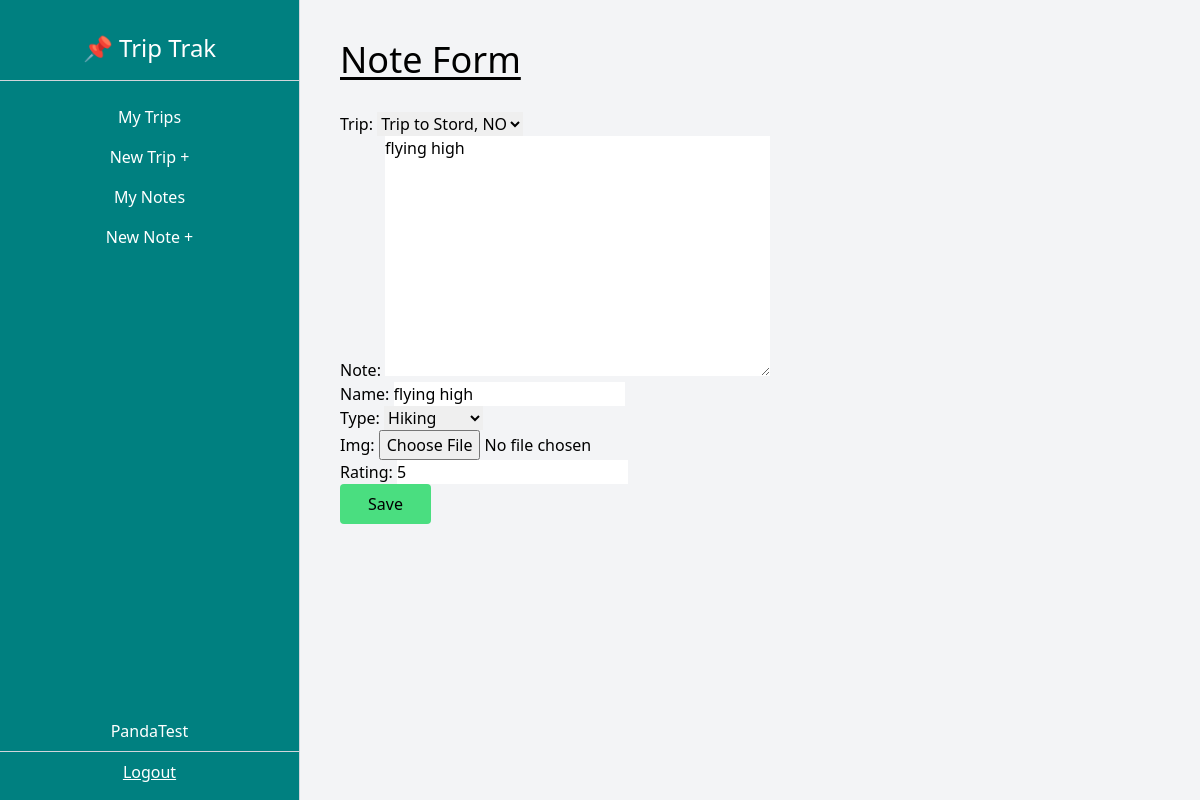
The page /dashboard/note/1/update/ (signed in) on the database its author committed.
### trips/models.py (models this page shows, shortened)
class Note(models.Model):
    EXCURSION = (
        ('Excursion', 'Excursion'),
        ('Adventure', 'Adventure'),
        ('Hiking', 'Hiking'),
        ('Trekking', 'Trekking'),
        ('Camping', 'Camping'),
        ('Cultural', 'Cultural'),
        ('Other', 'Other'),
    )
    trip = models.ForeignKey(Trip, related_name='notes', on_delete=models.CASCADE)
    note = models.TextField(max_length=500, blank=True, null=True)
    name = models.CharField(max_length=100, blank=True, null=True, default='General')
    type = models.CharField(max_length=100, choices=EXCURSION, blank=True, null=True, default='Other')
    img = models.ImageField(upload_to='notes/', blank=True, null=True)
    rating = models.IntegerField(
        blank=True,
        null=True,
        validators=[
            MaxValueValidator(5),
            MinValueValidator(1)
        ],
        default=3
    )

### trips/views.py (the view)
# urls.py: path('dashboard/note/<int:pk>/update/', NoteUpdateView.as_view(), name='note-update'),
class NoteUpdateView(LoginRequiredMixin, UpdateView):
    model = Note
    fields = ['trip', 'note', 'name', 'type', 'img', 'rating']
    success_url = reverse_lazy('note-list')
    def get_form(self, form_class=None):
        form = super().get_form(form_class)
        form.fields['trip'].queryset = Trip.objects.filter(owner=self.request.user)
        return form

### trips/models.py (called while the page is built)
    def __str__(self):
        return f'Trip to {self.city}, {self.country}'

### trips/templates/trips/note_form.html (shortened to what this page needs)
{% extends 'trips/_base.html' %}
{% load tailwind_filters %}
{% block content %}
<h1 class="text-4xl underline underline-offset-4 mb-8">Note Form</h1>
<form action="" method="POST" enctype="multipart/form-data">
    {{form|crispy}}
    <input class="bg-green-400 px-7 py-2 rounded transition duration-300 ease-in-out hover:cursor-pointer hover:bg-green-300 transform hover:scale-105" type="submit" value="Save">
</form>
{% endblock content %}

### trips/templates/trips/_base.html (shortened to what this page needs)
<!DOCTYPE html>
<html lang="en">
<head>
    <script src="https://cdn.tailwindcss.com"></script>
</head>
<body class="bg-gray-100">
    <div class="flex flex-col md:flex-row h-screen">
        <div id="menu" class="md:h-screen main-teal text-white w-full md:w-1/4 md:max-w-xs py-2 md:pt-8 md:pb-2 flex flex-col items-center justify-start border-r border-gray-300 hidden md:flex">
            <div class="border-b border-gray-300 w-full text-center pb-4 text-2xl">
                <h1>📌 Trip Trak</h1>
            </div>
            <div class="pt-4 w-full text-center">
                <ul class="flex md:flex-col justify-around px-2 md:px-0 pb-2 md:pb-0">
                    <a href="{% url 'trips-list' %}" class="w-full">
                        <li class="py-2 px-3 md:px-0 hover-teal hover:cursor-pointer transition duration-300 ease-in-out">My Trips</li>
                    </a>
                    <a href="{% url 'trip-create' %}" class="w-full">
                        <li class="py-2 px-3 md:px-0 hover-teal hover:cursor-pointer transition duration-300 ease-in-out">New Trip +</li>
                    </a>
                    <a href="{% url 'note-list' %}" class="w-full">
                        <li class="py-2 px-3 md:px-0 hover-teal hover:cursor-pointer transition duration-300 ease-in-out">My Notes</li>
                    </a>
                    <a href="{% url 'note-create' %}" class="w-full">
                        <li class="py-2 px-3 md:px-0 hover-teal hover:cursor-pointer transition duration-300 ease-in-out">New Note +</li>
                    </a>
                </ul>
            </div>
            <div class="mt-auto w-full text-center flex md:flex-col justify-evenly py-2 md:pt-0">
                <p>{{user.username}}</p>
                <hr class="my-2 border-gray-300">
                <a class="underline text-white hover:text-gray-200 transition duration-300 ease-in-out" href="{% url 'logout' %}">
                    Logout
                </a>
            </div>
        </div>
        <div class="w-full md:w-3/4 p-10 overflow-auto">
            {% block content %}
            {% endblock content %}
        </div>
    </div>
</body>
</html>

### trips/templates/trips/_base.html (style rules this page uses)
.main-teal { background-color: #008080; transition: background-color 0.3s ease-in-out; }

### rows shown on the page
Note: trip "Trip to Stord, NO", note "flying high", name "flying high", type "Hiking", rating "5"

### other values the page prints
{{ user.username }} "PandaTest"
